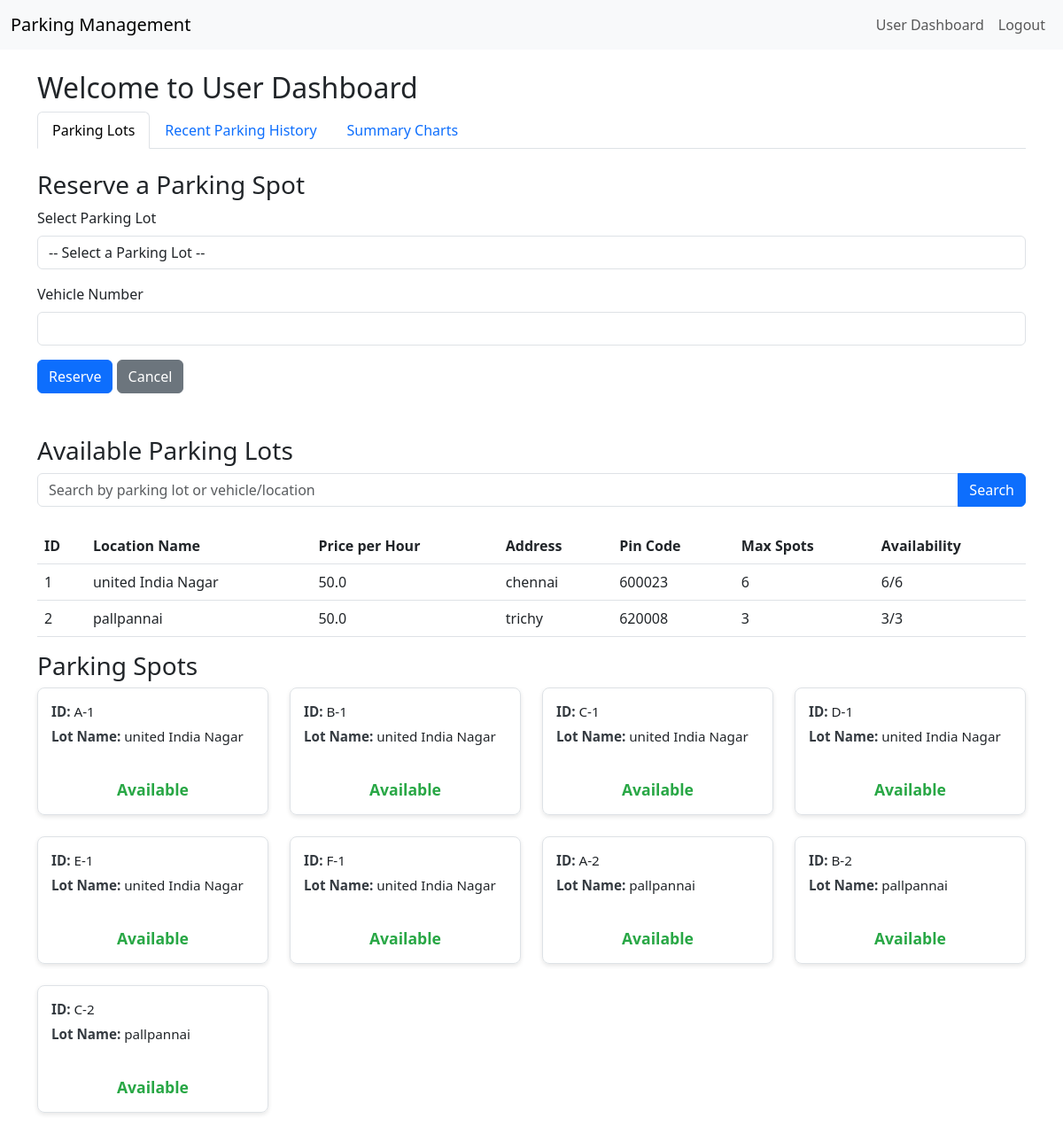
Page /user/dashboard (signed in) on the earlier database version.
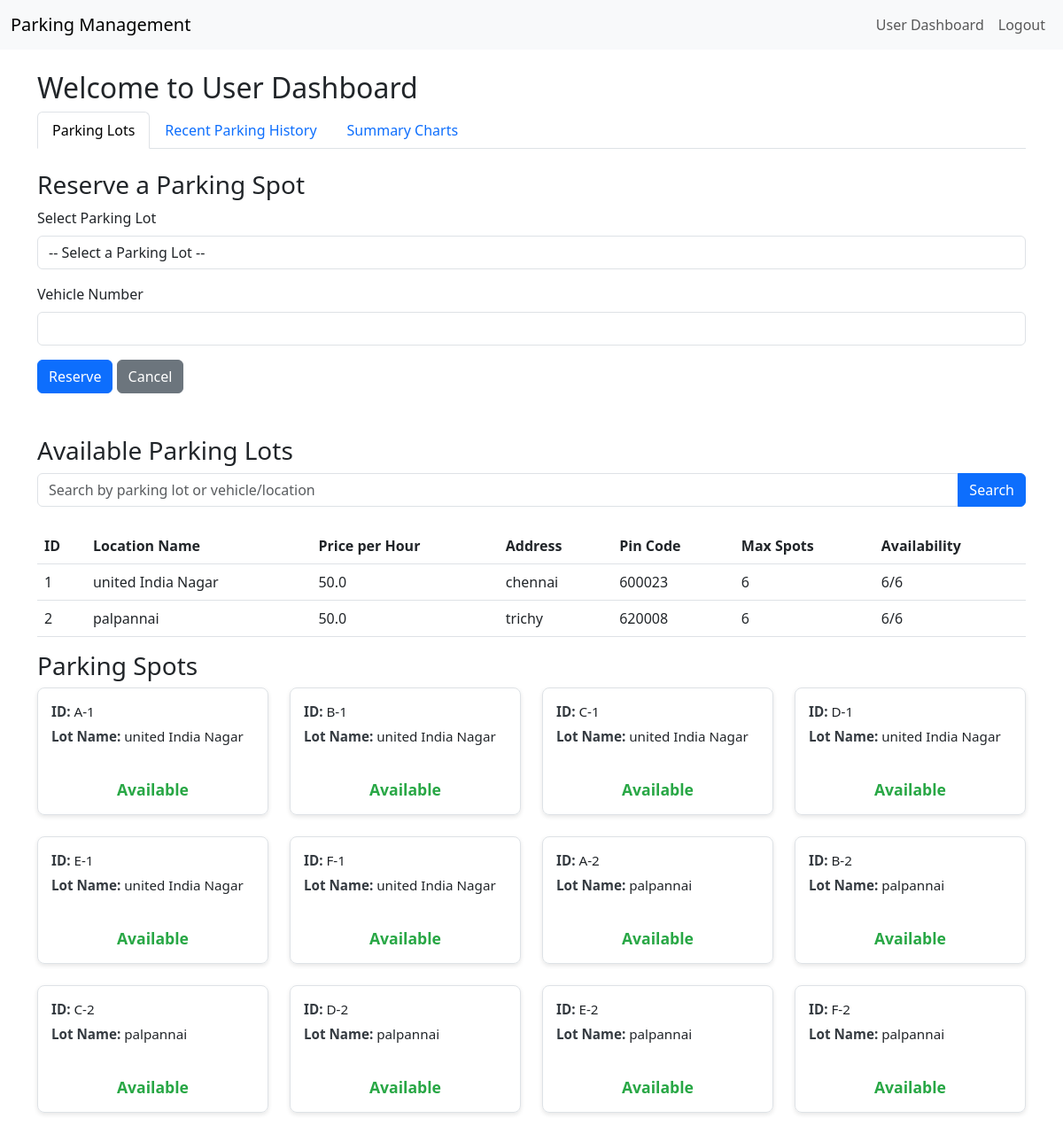
Same page on the later database version.
### models.py (models this page shows)
class ParkingLot(db.Model):
    id = db.Column(db.Integer, primary_key=True)
    prime_location_name = db.Column(db.String(100), nullable=False)
    price = db.Column(db.Float, nullable=False)
    address = db.Column(db.String(200), nullable=False)
    pin_code = db.Column(db.String(10), nullable=False)
    maximum_number_of_spots = db.Column(db.Integer, nullable=False)

class ParkingSpot(db.Model):
    id = db.Column(db.Integer, primary_key=True)
    lot_id = db.Column(db.Integer, db.ForeignKey('parking_lot.id'), nullable=False)
    status = db.Column(db.String(1), nullable=False, default='A')

### app.py (the view)
@app.route('/user/dashboard')
def user_dashboard():
    user = get_current_user()
    if not user or user.role != 'user':
        flash('User access required.', 'danger')
        return redirect(url_for('login'))
    lots = ParkingLot.query.all()
    spots = ParkingSpot.query.all()
    active_reservations = Reservation.query.filter_by(leaving_timestamp=None).all()
    reservation_dict = {res.spot_id: res for res in active_reservations}
    lot_dict = {lot.id: lot for lot in lots}
    spots_with_lots = []
    for spot in spots:
        spots_with_lots.append({
            'spot': spot,
            'lot': lot_dict.get(spot.lot_id),
            'reservation': reservation_dict.get(spot.id)
        })
    history = Reservation.query.filter_by(user_id=user.id).order_by(Reservation.parking_timestamp.desc()).all()
    history_with_spots = []
    for res in history:
        spot = ParkingSpot.query.get(res.spot_id)
        history_with_spots.append({
            'reservation': res,
            'lot_id': spot.lot_id if spot else 'N/A'
        })
    total_reservations = len(history)
    active_reservations_count = len([res for res in history if res.leaving_timestamp is None])
    total_lots = len(lots)
    total_spots = len(spots)
    occupied_spots = len([spot for spot in spots if spot.status == 'O'])
    available_spots = total_spots - occupied_spots
    reservation = Reservation.query.filter_by(user_id=user.id, leaving_timestamp=None).first()
    reserved_spot = None
    reserved_lot = None
    if reservation:
        reserved_spot = ParkingSpot.query.get(reservation.spot_id)
        reserved_lot = ParkingLot.query.get(reserved_spot.lot_id)
    return render_template('user_dashboard.html', user=user, lots=lots, spots_with_lots=spots_with_lots, reservation=reservation, reserved_spot=reserved_spot, reserved_lot=reserved_lot, history=history_with_spots, total_reservations=total_reservations, active_reservations_count=active_reservations_count, total_lots=total_lots, total_spots=total_spots, occupied_spots=occupied_spots, available_spots=available_spots)

### app.py (called while the page is built)
def chr_filter(value):
    return chr(value)

def get_current_user():
    if 'user_id' in session:
        user = User.query.get(session['user_id'])
        print(f"Current user: {user.username if user else 'None'}")
        return user
    print("No user_id in session")
    return None

@app.context_processor
def utility_processor():
    return dict(get_current_user=get_current_user)

### templates/user_dashboard.html (shortened to what this page needs)
{% extends "base.html" %}
{% block content %}
<h2>Welcome to User Dashboard</h2>
<ul class="nav nav-tabs mb-4">
    <li class="nav-item">
        <a class="nav-link {% if not request.args.get('tab') or request.args.get('tab') == 'lots' %}active{% endif %}" href="{{ url_for('user_dashboard') }}">Parking Lots</a>
    </li>
    <li class="nav-item">
        <a class="nav-link {% if request.args.get('tab') == 'history' %}active{% endif %}" href="{{ url_for('user_dashboard') }}?tab=history">Recent Parking History</a>
    </li>
    <li class="nav-item">
        <a class="nav-link {% if request.args.get('tab') == 'summary' %}active{% endif %}" href="{{ url_for('user_dashboard') }}?tab=summary">Summary Charts</a>
    </li>
</ul>
{% if not request.args.get('tab') or request.args.get('tab') == 'lots' %}
    <h3>Reserve a Parking Spot</h3>
    <form method="POST" action="{{ url_for('reserve_spot') }}">
        <div class="mb-3">
            <label for="lot_id" class="form-label">Select Parking Lot</label>
            <select class="form-control" id="lot_id" name="lot_id" required>
                <option value="">-- Select a Parking Lot --</option>
            </select>
        </div>
        <div class="mb-3">
            <label for="vehicle_number" class="form-label">Vehicle Number</label>
            <input type="text" class="form-control" id="vehicle_number" name="vehicle_number" required>
        </div>
        <button type="submit" class="btn btn-primary">Reserve</button>
        <a href="{{ url_for('user_dashboard') }}" class="btn btn-secondary">Cancel</a>
    </form>
    <h3 class="mt-5">Available Parking Lots</h3>
    <form class="mb-4" method="GET" action="{{ url_for('user_search_lots') }}">
        <div class="input-group">
            <input type="text" class="form-control" name="query" placeholder="Search by parking lot or vehicle/location">
            <button type="submit" class="btn btn-primary">Search</button>
        </div>
    </form>
    <table class="table">
        <thead>
            <tr>
                <th>ID</th>
                <th>Location Name</th>
                <th>Price per Hour</th>
                <th>Address</th>
                <th>Pin Code</th>
                <th>Max Spots</th>
                <th>Availability</th>
            </tr>
        </thead>
        <tbody>
            {% for lot in lots %}
            <tr>
                <td>{{ lot.id }}</td>
                <td>{{ lot.prime_location_name }}</td>
                <td>{{ lot.price }}</td>
                <td>{{ lot.address }}</td>
                <td>{{ lot.pin_code }}</td>
                <td>{{ lot.maximum_number_of_spots }}</td>
                <td>
                    {% set available = spots_with_lots|selectattr('spot.lot_id', 'equalto', lot.id)|selectattr('spot.status', 'equalto', 'A')|list|length %}
                    {{ available }}/{{ lot.maximum_number_of_spots }}
                </td>
            </tr>
            {% endfor %}
        </tbody>
    </table>
    <h3>Parking Spots</h3>
    <div class="row">
        {% set grouped_spots = spots_with_lots|groupby('spot.lot_id') %}
        {% for lot_id, lot_spots in grouped_spots %}
            {% for item in lot_spots|sort(attribute='spot.id') %}
                {% set position = loop.index %}
                {% set letter = (position + 64)|chr %}
                <div class="col-12 col-sm-6 col-md-4 col-lg-3 mb-4">
                    <div class="spot-card">
                        <div>
                            <div class="spot-info">
                                <strong>ID:</strong> {{ letter }}-{{ item.spot.lot_id }}
                            </div>
                            <div class="spot-info">
                                <strong>Lot Name:</strong> {{ item.lot.prime_location_name if item.lot else 'Unknown Lot' }}
                            </div>
                        </div>
                        <div class="availability-container">
                            {% if item.spot.status == 'O' %}
                                <span data-bs-toggle="tooltip" data-bs-placement="top" title="Occupied by {{ item.reservation.vehicle_number if item.reservation else 'Unknown' }}">
                                    <span class="status-occupied">Occupied</span>
                                    {% if item.reservation %}
                                        <span class="vehicle-number">{{ item.reservation.vehicle_number }}</span>
                                    {% endif %}
                                </span>
                            {% else %}
                                <span data-bs-toggle="tooltip" data-bs-placement="top" title="Available for reservation">
                                    <span class="status-available">Available</span>
                                </span>
                            {% endif %}
                        </div>
                    </div>
                </div>
            {% endfor %}
        {% endfor %}
    </div>
{% endif %}
{% endblock %}

### templates/base.html (shortened to what this page needs)
<!DOCTYPE html>
<html lang="en">
<head>
    <link href="https://cdn.jsdelivr.net/npm/bootstrap@5.3.0/dist/css/bootstrap.min.css" rel="stylesheet">
</head>
<body>
    <nav class="navbar navbar-expand-lg navbar-light bg-light">
        <div class="container-fluid">
            <a class="navbar-brand" href="{{ url_for('index') }}">Parking Management</a>
            <div class="collapse navbar-collapse" id="navbarNav">
                <ul class="navbar-nav ms-auto">
                    {% if get_current_user() %}
                        {% if get_current_user().role == 'admin' %}
                            <li class="nav-item">
                                <a class="nav-link" href="{{ url_for('admin_dashboard') }}">Admin Dashboard</a>
                            </li>
                        {% else %}
                            <li class="nav-item">
                                <a class="nav-link" href="{{ url_for('user_dashboard') }}">User Dashboard</a>
                            </li>
                        {% endif %}
                        <li class="nav-item">
                            <a class="nav-link" href="{{ url_for('logout') }}">Logout</a>
                        </li>
                    {% endif %}
                </ul>
            </div>
        </div>
    </nav>
    <div class="container mt-4">
        {% block content %}{% endblock %}
    </div>
</body>
</html>

### templates/user_dashboard.html (style rules this page uses)
.spot-card { border: 1px solid #dee2e6; border-radius: 8px; padding: 15px; margin-bottom: 20px; box-shadow: 0 2px 5px rgba(0, 0, 0, 0.1); transition: transform 0.2s; height: 100%; display: flex; flex-direction: column; justify-content: space-between; }
.spot-card .availability-container { text-align: center; margin-top: 10px; }
.spot-card .status-available { color: #28a745; font-weight: bold; font-size: 1.1em; }
.spot-card .spot-info { font-size: 0.95em; margin-bottom: 5px; }
.spot-card .spot-info strong { color: #343a40; }

Differences in the rows shown:
changed ParkingLot "trichy": prime_location_name "pallpannai" → "palpannai"; maximum_number_of_spots "3" → "6"
changed ParkingSpot (number 4 of 12 on the later page): lot_id 2 → 1 (drawn)
added ParkingSpot: spot.lot_id "2"
added ParkingSpot: spot.lot_id "2"
added ParkingSpot: spot.lot_id "2"
Other differences:
list line gone: "ID: A - Lot Name: Available ID: B - Lot Name: Available ID: C - Lot Name: Available"
new list line: "ID: A - Lot Name: Available ID: B - Lot Name: Available ID: C - Lot Name: Available ID: D - Lot Name: Available ID: E - Lot Name: Available ID: F - Lot Name: Available"
new list line: "2"
list line gone: "pallpannai pallpannai pallpannai"
new list line: "palpannai palpannai palpannai palpannai palpannai palpannai"
list line gone: "2"
